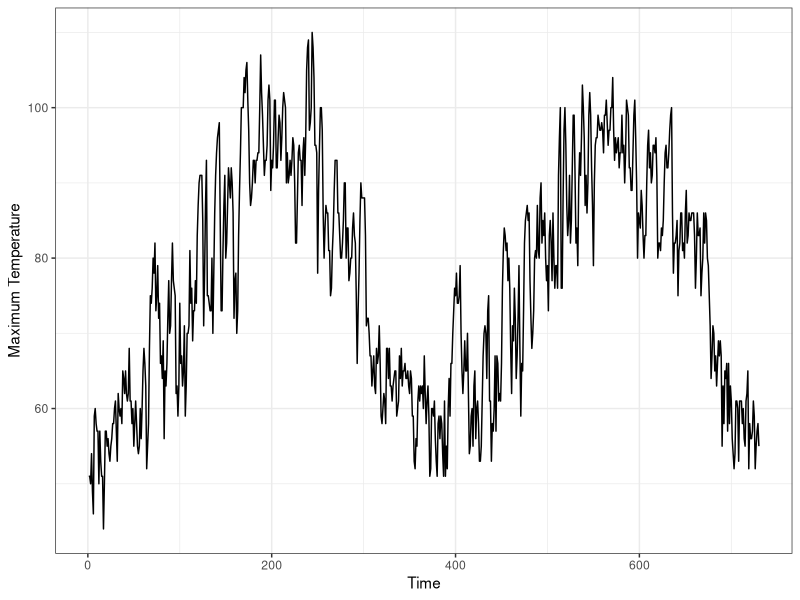
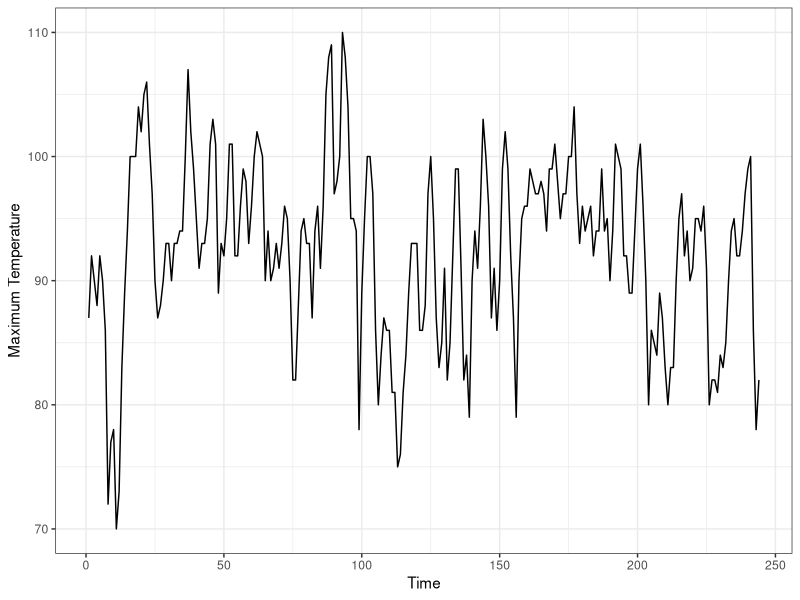
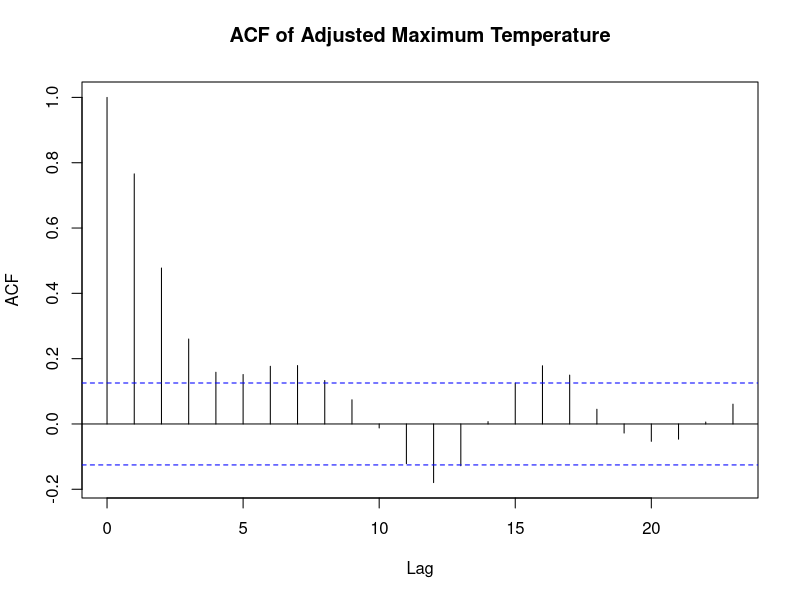

These figures' R source, in order:
library(tidyverse)
library(ggthemes)
library(Hmisc)

DavisWeather = read.csv("DavisWeather.csv")[,-1]
DavisWeather$t = 1:nrow(DavisWeather)
DavisWeather %>% ggplot(aes(x = t, y = maxtemp)) + geom_line() + theme_bw() +
  scale_x_continuous("Time") + scale_y_continuous("Maximum Temperature")

#4
DavisSummer = DavisWeather %>% filter(month > 5, month < 10)
DavisSummer$t = 1:nrow(DavisSummer)
DavisSummer %>% ggplot(aes(x = t, y = maxtemp)) + geom_line() + theme_bw() +
  scale_x_continuous("Time") + scale_y_continuous("Maximum Temperature")

DavisSummer$L.maxtemp <- Lag(DavisSummer$maxtemp,1)
DavisSummer$L2.maxtemp <- Lag(DavisSummer$maxtemp,2)

cor(DavisSummer$maxtemp[2:244], DavisSummer$L.maxtemp[2:244])
cor(DavisSummer$maxtemp[3:244], DavisSummer$L2.maxtemp[3:244])
acf(DavisSummer$maxtemp, main = "ACF of Adjusted Maximum Temperature")

"From both the correlation coefficient and the acf plot, it does not appear that the 
daily maxiumum temperature from June to Septmber are weakly dependent. The correlation 
between maximum temperature with lag1 and lag2 are 0.77 and 0.48 respectively, this
tells us there is some correlation between each time period of the maximum temperature.
Also using the ACF plot, we can see that the data is highly correlated and it captures 
seasonlity. As lags increase, the correlation between yt and yt-p does not go to 0."
